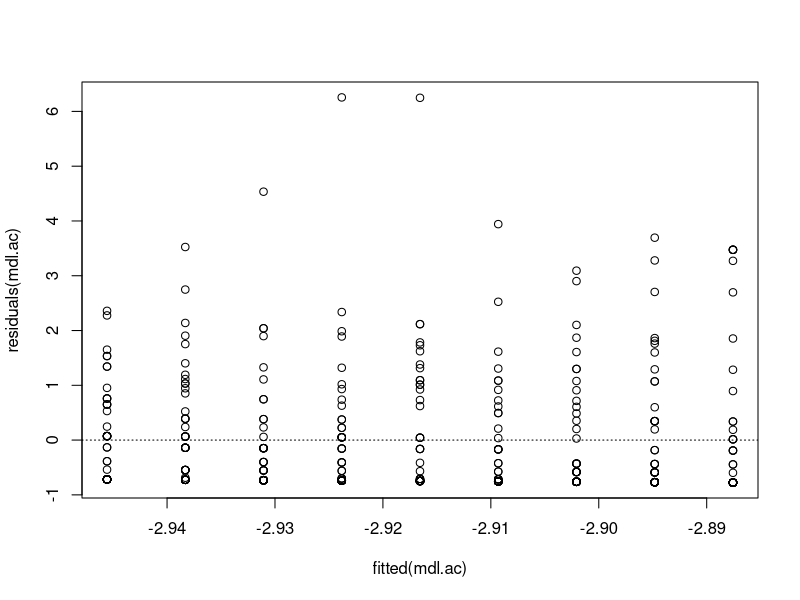
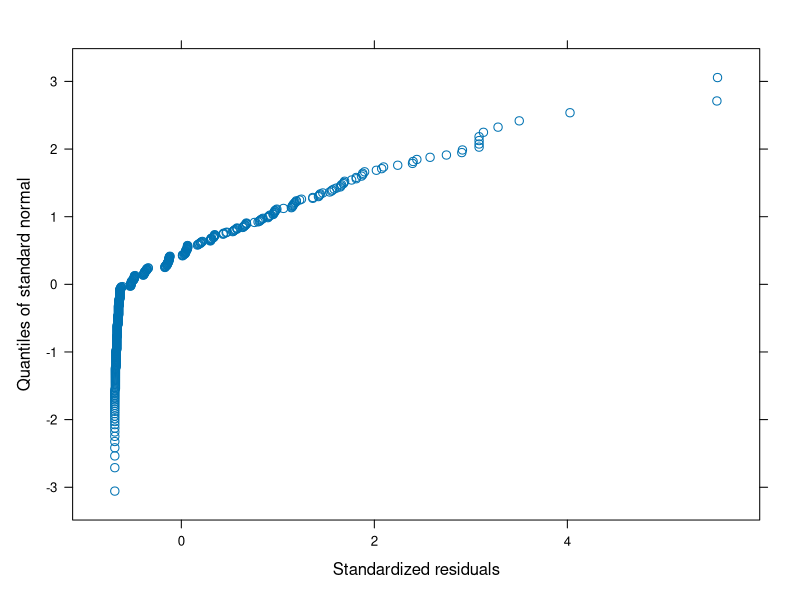
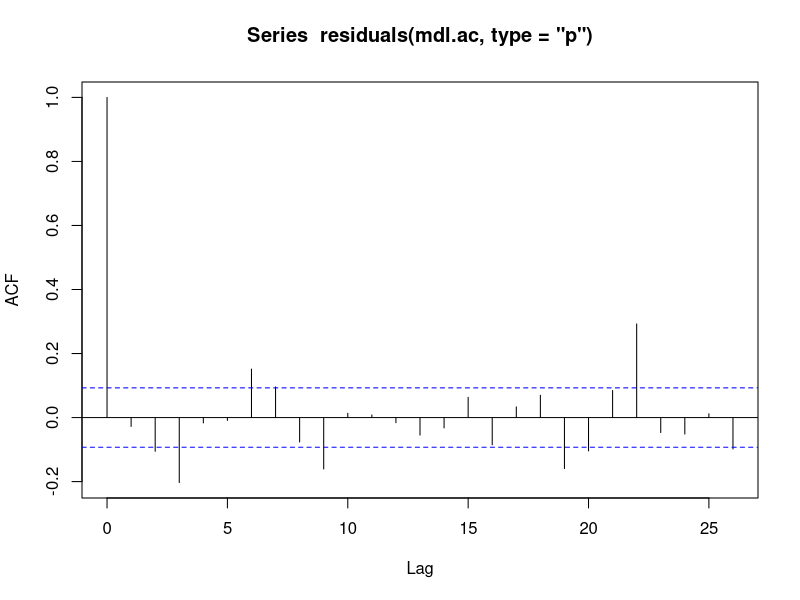

Reproduce these figures in R, in order.
###Temporal autocorrelation with modeling.

library(reshape2)
library(lme4)
library(nlme)
library(car)

# Loading the data ----
plants <- read.csv("data/BE.plants08.16.csv", header =T)
lui <- read.csv("data/LUI06_15.csv", header =T)

lui.only <- lui[-c(2:23)]## remove 2006 and 2007

plant.only <- plants[-c(1:5)]

# Select 20 most common speceis ----

#Region 1 (AEG)
region.aeg <- plants[grep("AEG",plants$EP_PlotID),]
top20.aeg <- rev(sort(apply(region.aeg[,-c(1:5)], 2, sum,na.rm=T)))[1:20]
top20.aeg.short <- c("Alo_pra", "Poa_tri", "Tri_fla", "Tri_rep", "Fes_rub", "Dac_glo", "Bro_ere", "Ran_acr",
                     "Tri_pra", "Tar_sp", "Lol_per", "Gal_mol", "Hel_pub", "Poa_pra", "Her_sph", "Arr_ela",
                     "Ant_syl", "Fes_pra", "Pla_lan", "Ant_odo")
plants2.aeg <- region.aeg[,match(names(top20.aeg), names(region.aeg))]
plant.only <- region.aeg[-c(1:5)]
Rest <- apply(plant.only[, -match(names(top20.aeg), names(plant.only))], 1, sum,na.rm=T)
plants3 <- cbind(plants2.aeg, Rest)
names(plants3)[1:20] <- top20.aeg.short
#Transform the abundance data. Divide by 100 to make it a proportion and transform with logit
plants3 <- logit(plants3/100)
#Summarize all data
region.aeg.final <- cbind(region.aeg[c(1:4)], plants3)
#Do the same with the LUI
lui.aeg <- lui.only[grep("AEG",lui.only$Plot),]


#Region 2 (HEG)
region.heg <- plants[grep("HEG",plants$EP_PlotID),]
top20.heg <- rev(sort(apply(region.heg[,-c(1:5)], 2, sum,na.rm=T)))[1:20]
top20.heg.short <- c("Poa_pra", "Tar_sp", "Dac_glo", "Alo_pra", "Fes_pra", "Lol_per", "Tri_rep", "Arr_ela", 
                     "Fes_rub", "Poa_tri", "Tri_pra", "Ely_rep", "Bra_pin", "Tri_fla", "Bro_hor", "Bro_ere",
                     "Achi_mil", "Phl_pra", "Pla_lan", "Cre_bie")
plants2.heg <- region.heg[,match(names(top20.heg), names(region.heg))]
plant.only <- region.heg[-c(1:5)]
Rest <- apply(plant.only[, -match(names(top20.heg), names(plant.only))], 1, sum,na.rm=T)
plants3 <- cbind(plants2.heg, Rest)
names(plants3)[1:20] <- top20.heg.short
#Transform the abundance data to logit
plants3 <- logit(plants3/100)
#Summarize all data
region.heg.final <- cbind(region.heg[c(1:4)], plants3)
#Do the same with the LUI
lui.heg <- lui.only[grep("HEG",lui.only$Plot),]



#Region 3 (SEG)
region.seg <- plants[grep("SEG",plants$EP_PlotID),]
top20.seg <- rev(sort(apply(region.seg[,-c(1:5)], 2, sum,na.rm=T)))[1:20]
top20.seg.short <- c("Poa_tri", "Poa_pra", "Tri_rep", "Dac_glo", "Lol_per", "Tar_sp", "Ely_rep", "Arr_ela", 
                     "Alo_pra", "Ran_rep", "Fes_rub", "Hol_lan", "Bro_hor", "Car_hir", "Pha_aru", "Achi_mil",
                     "Fes_pra", "Pla_lan", "Cir_ole", "Urt_dio")
plants2.seg <- region.seg[,match(names(top20.seg), names(region.seg))]
plant.only <- region.seg[-c(1:5)]
Rest <- apply(plant.only[, -match(names(top20.seg), names(plant.only))], 1, sum,na.rm=T)
plants3 <- cbind(plants2.seg, Rest)
names(plants3)[1:20] <- top20.seg.short
#Transform the abundance data to logit
plants3 <- logit(plants3/100)
#Summarize all data
region.seg.final <- cbind(region.seg[c(1:4)], plants3)
#Do the same with the LUI
lui.seg <- lui.only[grep("SEG",lui.only$Plot),]


#hold the final objects to start modeling 
rm(list= ls()[!(ls() %in% c('region.aeg.final', 'lui.aeg', 'region.heg.final', 'lui.heg',
                            'region.seg.final', 'lui.seg'))])


#### Example with gls from 
mdl.ac <- gls(Alo_pra ~ Year, data=region.heg.final, 
              correlation = corAR1(form = ~ Year | EP_PlotID),na.action=na.omit)
summary(mdl.ac)
plot(fitted(mdl.ac),residuals(mdl.ac))
abline(h=0,lty=3)
qqnorm(mdl.ac)
acf(residuals(mdl.ac,type="p"))



